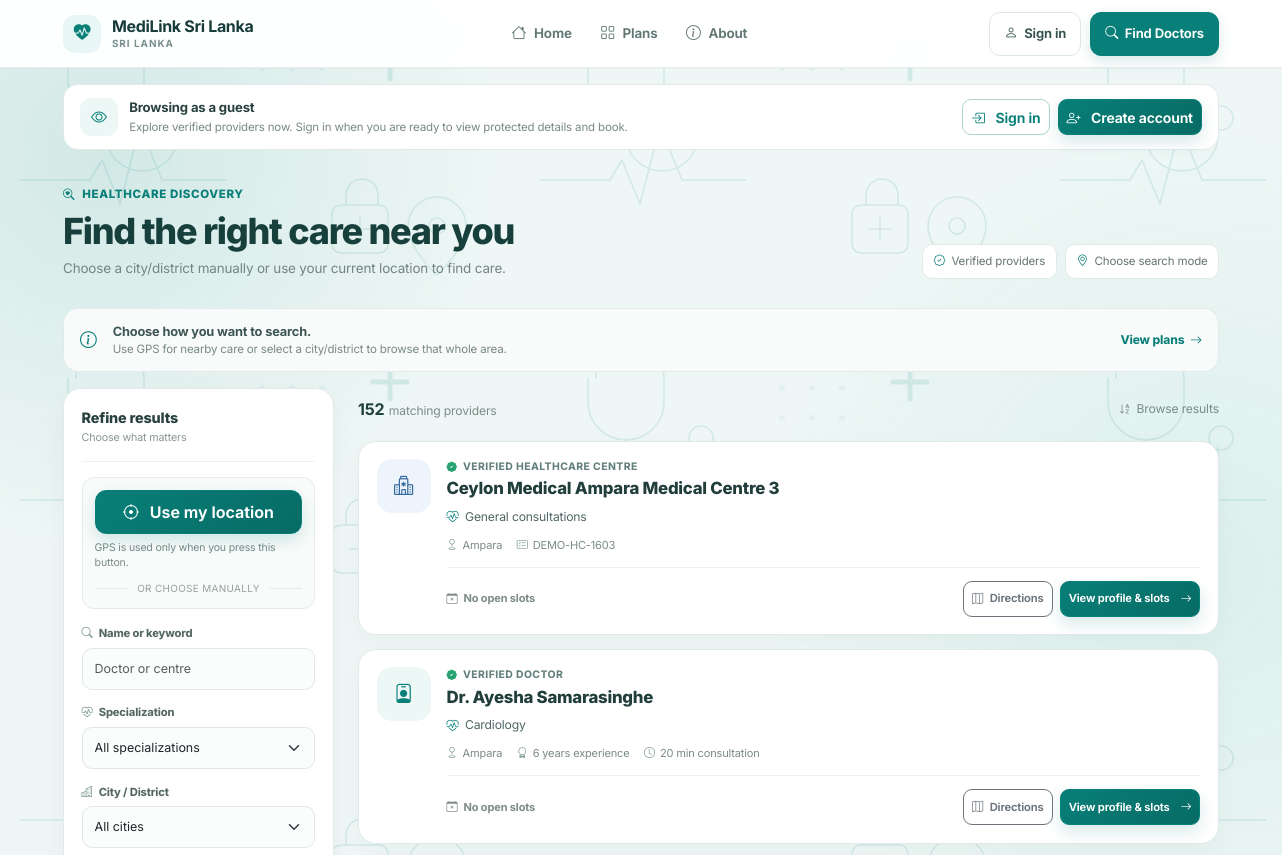
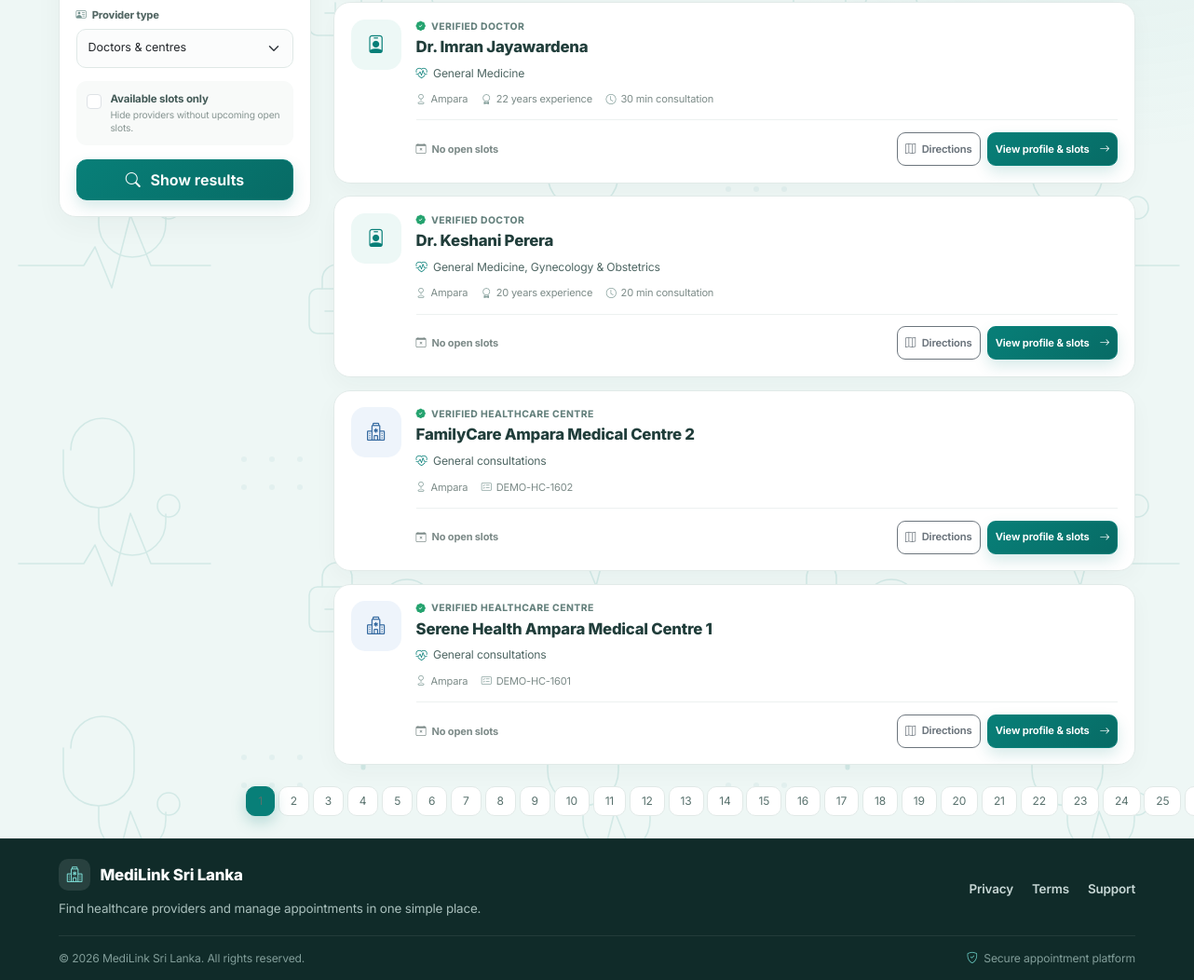
Screenshot of /client/search.php with the database file from the repository (2 pictures, top to bottom).
### tables this page shows
CREATE TABLE `HEALTHCARE_CENTRE` (
  `Centre_ID` INT AUTO_INCREMENT PRIMARY KEY,
  `Provider_ID` INT NOT NULL UNIQUE,
  `Centre_Name` VARCHAR(200) NOT NULL,
  `Registration_No` VARCHAR(100) NOT NULL UNIQUE,
  `Description` TEXT NULL,
  `Verification_Status` ENUM('PENDING', 'VERIFIED', 'REJECTED') NOT NULL DEFAULT 'PENDING',
  CONSTRAINT `fk_centre_provider` FOREIGN KEY (`Provider_ID`) 
    REFERENCES `PROVIDER` (`Provider_ID`) ON DELETE CASCADE ON UPDATE CASCADE,
  INDEX `idx_centre_reg_no` (`Registration_No`)
);

CREATE TABLE `PROVIDER` (
  `Provider_ID` INT AUTO_INCREMENT PRIMARY KEY,
  `User_ID` INT NOT NULL UNIQUE,
  `Provider_Type` ENUM('DOCTOR', 'HEALTHCARE_CENTRE') NOT NULL,
  `Business_Name` VARCHAR(200) NOT NULL,
  `Address` VARCHAR(255) NOT NULL,
  `City` VARCHAR(100) NOT NULL,
  `Latitude` DECIMAL(10, 8) NOT NULL DEFAULT 6.92710000,
  `Longitude` DECIMAL(11, 8) NOT NULL DEFAULT 79.86120000,
  `Contact_Number` VARCHAR(30) NOT NULL,
  `Description` TEXT NULL,
  `Verification_Status` ENUM('PENDING', 'VERIFIED', 'REJECTED') NOT NULL DEFAULT 'PENDING',
  `Created_At` TIMESTAMP DEFAULT CURRENT_TIMESTAMP,
  CONSTRAINT `fk_provider_user` FOREIGN KEY (`User_ID`) 
    REFERENCES `USER` (`User_ID`) ON DELETE CASCADE ON UPDATE CASCADE,
  INDEX `idx_provider_city_type` (`City`, `Provider_Type`),
  INDEX `idx_provider_verification` (`Verification_Status`)
);

CREATE TABLE `DOCTOR` (
  `Doctor_ID` INT AUTO_INCREMENT PRIMARY KEY,
  `Provider_ID` INT NOT NULL UNIQUE,
  `Medical_License_No` VARCHAR(100) NOT NULL UNIQUE,
  `Professional_Bio` TEXT NULL,
  `Experience_Years` INT NOT NULL DEFAULT 0,
  `Consultation_Duration` INT NOT NULL DEFAULT 30,
  `Verification_Status` ENUM('PENDING', 'VERIFIED', 'REJECTED') NOT NULL DEFAULT 'PENDING',
  CONSTRAINT `fk_doctor_provider` FOREIGN KEY (`Provider_ID`) 
    REFERENCES `PROVIDER` (`Provider_ID`) ON DELETE CASCADE ON UPDATE CASCADE,
  INDEX `idx_doctor_license` (`Medical_License_No`)
);

### client/search.php (the view, shortened to what the rows shown need)
<?php
require_once __DIR__ . '/../includes/functions.php';
$currentUser = getCurrentUser();
$userId = $currentUser['user_id'] ?? null;
$db = Database::getConnection();
$db->exec("UPDATE `SCHEDULED_SLOT` SET Status='BLOCKED' WHERE Slot_Date < CURRENT_DATE AND Status='AVAILABLE'");
$clientLat = DEFAULT_LAT;
$clientLng = DEFAULT_LNG;
$clientCity = DEFAULT_CITY;
$allowedRadiusKM = getSearchRadiusKM($userId);
$cityFilter = trim($_GET['city'] ?? '');
$gpsLat = filter_input(INPUT_GET, 'lat', FILTER_VALIDATE_FLOAT);
$gpsLng = filter_input(INPUT_GET, 'lng', FILTER_VALIDATE_FLOAT);
$gpsMode = (($_GET['mode'] ?? '') === 'gps'
    && $gpsLat !== false && $gpsLat !== null
    && $gpsLng !== false && $gpsLng !== null
    && $gpsLat >= -90 && $gpsLat <= 90
    && $gpsLng >= -180 && $gpsLng <= 180);
$requestedRadius = isset($_GET['radius']) ? (int)$_GET['radius'] : $allowedRadiusKM;
$effectiveRadiusKM = max($allowedRadiusKM, $requestedRadius);
$districtWideSearch = ($cityFilter !== '');
$hasDistanceReference = $gpsMode;
$page = max(1, (int)($_GET['page'] ?? 1));
$perPage = 6;
$offset = ($page - 1) * $perPage;
$sql = "
    SELECT
        p.Provider_ID,
        p.Provider_Type,
        p.Business_Name,
        p.Address,
        p.City,
        p.Latitude,
        p.Longitude,
        p.Contact_Number,
        p.Description,
        p.Verification_Status,
        d.Doctor_ID,
        d.Medical_License_No,
        d.Experience_Years,
        d.Consultation_Duration,
        u.First_Name,
        u.Last_Name,
        hc.Centre_ID,
        hc.Centre_Name,
        hc.Registration_No,
        (
            SELECT GROUP_CONCAT(
                DISTINCT s2.Name
                SEPARATOR ', '
            )
            FROM `DOCTOR_SPECIALIZATION` ds2
            JOIN `SPECIALIZATION` s2
                ON ds2.Specialization_ID = s2.Specialization_ID
            WHERE ds2.Doctor_ID = d.Doctor_ID
        ) AS Specializations,
        (
            SELECT COUNT(*)
            FROM `SCHEDULED_SLOT` sl
            WHERE sl.Provider_ID = p.Provider_ID
              AND sl.Status = 'AVAILABLE'
              AND sl.Slot_Date >= CURRENT_DATE
        ) AS available_slot_count,
        (
            6371 * ACOS(
                LEAST(
                    1.0,
                    GREATEST(
                        -1.0,
                        COS(RADIANS(:clat1))
                        * COS(RADIANS(p.Latitude))
                        * COS(
                            RADIANS(p.Longitude)
                            - RADIANS(:clng)
                        )
                        +
                        SIN(RADIANS(:clat2))
                        * SIN(RADIANS(p.Latitude))
                    )
                )
            )
        ) AS distance_km
    FROM `PROVIDER` p
    JOIN `USER` u
        ON p.User_ID = u.User_ID
    LEFT JOIN `DOCTOR` d
        ON p.Provider_ID = d.Provider_ID
    LEFT JOIN `HEALTHCARE_CENTRE` hc
        ON p.Provider_ID = hc.Provider_ID
    WHERE p.Verification_Status = 'VERIFIED'
      AND u.Account_Status = 'ACTIVE'
      AND EXISTS (
          SELECT 1 FROM `USER_SUBSCRIPTION` pus
          JOIN `SUBSCRIPTION_PLAN` psp ON psp.Plan_ID = pus.Plan_ID
          WHERE pus.User_ID = u.User_ID AND pus.Status = 'ACTIVE'
            AND CURRENT_DATE BETWEEN pus.Start_Date AND pus.End_Date
            AND psp.Status = 'ACTIVE' AND psp.Target_Role IN ('PROVIDER','ALL')
      )
";
$params = [
    ':clat1' => $clientLat,
    ':clng'  => $clientLng,
    ':clat2' => $clientLat
];
if ($districtWideSearch || !$gpsMode) {
    $sql .= " HAVING 1=1";
} else {
    $sql .= " HAVING distance_km <= :max_radius";
    $params[':max_radius'] = $effectiveRadiusKM;
}
$sql .= $hasDistanceReference ? " ORDER BY distance_km ASC" : " ORDER BY p.City ASC, p.Business_Name ASC";
$countStmt = $db->prepare($sql);
$countStmt->execute($params);
$totalResults = count($countStmt->fetchAll());
$sql .= "
    LIMIT " . (int)$perPage . "
    OFFSET " . (int)$offset;
$stmt = $db->prepare($sql);
$stmt->execute($params);
$providers = $stmt->fetchAll();
require_once __DIR__ . '/../includes/header.php';
?>
<main class="container py-4 client-search-v2">
    <section class="search-page-head mb-4">
        <div>
            <h1>Find the right care near you</h1>
        </div>
    </section>
    <div class="row g-4 align-items-start">
        <section class="col-lg-9">
            <?php if (empty($providers)): ?>
                <div class="search-empty-v2">
                    <span class="search-empty-icon"><i class="bi bi-search"></i></span>
                    <h2>No matching providers yet</h2>
                    <?php if ($districtWideSearch): ?>
                        <p>No providers matched the selected filters across <?= e($cityFilter) ?>. Try clearing a filter or choose another district.</p>
                    <?php elseif ($gpsMode): ?>
                        <p>No providers matched within <?= (int)$effectiveRadiusKM ?> km. Expand the nearby radius or choose a city/district manually.</p>
                    <?php else: ?>
                        <p>Choose a city/district or use your current location to narrow the results.</p>
                    <?php endif; ?>
                    <div class="d-flex gap-2 justify-content-center flex-wrap">
                        <a href="<?= url('client/search.php') ?>" class="btn btn-outline-teal"><i class="bi bi-arrow-counterclockwise me-1"></i>Clear filters</a>
                        <?php if ($gpsMode && !$districtWideSearch): ?>
                            <?php foreach ([10, 25, 50] as $step): if ($step <= $effectiveRadiusKM) continue; ?>
                                <a href="<?= url('client/search.php?' . http_build_query(array_merge($_GET, ['radius' => $step, 'page' => 1]))) ?>" class="btn btn-outline-teal"><i class="bi bi-arrows-angle-expand me-1"></i><?= $step ?> km</a>
                            <?php endforeach; ?>
                            <a href="<?= url('client/search.php?' . http_build_query(array_merge($_GET, ['city' => $clientCity, 'page' => 1]))) ?>" class="btn btn-teal"><i class="bi bi-buildings me-1"></i>Browse <?= e($clientCity) ?></a>
                        <?php endif; ?>
                    </div>
                </div>
            <?php else: ?>
                <div class="search-result-list">
                    <?php foreach ($providers as $p): ?>
                        <article class="provider-result-card">
                            <div class="provider-result-icon <?= $p['Provider_Type'] === 'DOCTOR' ? 'is-doctor' : 'is-centre' ?>">
                                <i class="bi <?= $p['Provider_Type'] === 'DOCTOR' ? 'bi-person-badge' : 'bi-hospital' ?>"></i>
                            </div>
                            <div class="provider-result-body">
                                <div class="provider-result-top">
                                    <div>
                                        <div class="provider-result-type"><i class="bi bi-patch-check-fill"></i><?= $p['Provider_Type'] === 'DOCTOR' ? 'Verified doctor' : 'Verified healthcare centre' ?></div>
                                        <h2><?= $p['Provider_Type'] === 'DOCTOR' ? 'Dr. ' . e($p['First_Name'] . ' ' . $p['Last_Name']) : e($p['Centre_Name'] ?: $p['Business_Name']) ?></h2>
                                    </div>
                                </div>
                                <p class="provider-speciality"><i class="bi bi-heart-pulse"></i><?= e($p['Specializations'] ?: 'General consultations') ?></p>
                                <div class="provider-meta-grid">
                                    <span><i class="bi bi-geo"></i><?= e($p['City']) ?></span>
                                    <?php if ($p['Provider_Type'] === 'DOCTOR'): ?>
                                        <span><i class="bi bi-award"></i><?= (int)$p['Experience_Years'] ?> years experience</span>
                                        <?php if (!empty($p['Consultation_Duration'])): ?><span><i class="bi bi-clock"></i><?= (int)$p['Consultation_Duration'] ?> min consultation</span><?php endif; ?>
                                    <?php else: ?>
                                        <span><i class="bi bi-card-checklist"></i><?= e($p['Registration_No']) ?></span>
                                    <?php endif; ?>
                                </div>
                                <div class="provider-result-foot">
                                    <div class="provider-slot-state <?= (int)$p['available_slot_count'] > 0 ? 'has-slots' : 'no-slots' ?>">
                                        <i class="bi <?= (int)$p['available_slot_count'] > 0 ? 'bi-calendar-check' : 'bi-calendar-x' ?>"></i>
                                        <?= (int)$p['available_slot_count'] > 0 ? (int)$p['available_slot_count'] . ' upcoming slot' . ((int)$p['available_slot_count'] === 1 ? '' : 's') : 'No open slots' ?>
                                    </div>
                                    <div class="provider-result-actions">
                                        <a href="https://www.google.com/maps/dir/?api=1&destination=<?= urlencode($p['Latitude'] . ',' . $p['Longitude']) ?>" target="_blank" rel="noopener noreferrer" class="btn btn-sm btn-outline-secondary" aria-label="Directions to provider"><i class="bi bi-map"></i><span>Directions</span></a>
                                        <a href="<?= url('client/provider_view.php?id=' . (int)$p['Provider_ID']) ?>" class="btn btn-sm btn-teal">View profile & slots <i class="bi bi-arrow-right ms-1"></i></a>
                                    </div>
                                </div>
                            </div>
                        </article>
                    <?php endforeach; ?>
                </div>
            <?php endif; ?>
        </section>
    </div>
</main>
<?php
require_once __DIR__ . '/../includes/footer.php';
?>

### rows the page displays
healthcare_centre: shows "VERIFIED HEALTHCARE CENTRE", Centre_Name "Ceylon Medical Ampara Medical Centre 3", Specializations "General consultations", Provider_ID.City "Ampara", Registration_No "DEMO-HC-1603"
doctor: shows "VERIFIED DOCTOR", Last_Name "Ayesha Samarasinghe", Specializations "Cardiology", Provider_ID.City "Ampara", Experience_Years "6", Consultation_Duration "20"
doctor: shows "VERIFIED DOCTOR", Last_Name "Imran Jayawardena", Specializations "General Medicine", Provider_ID.City "Ampara", Experience_Years "22", Consultation_Duration "30"
doctor: shows "VERIFIED DOCTOR", Last_Name "Keshani Perera", Specializations "General Medicine, Gynecology & Obstetrics", Provider_ID.City "Ampara", Experience_Years "20", Consultation_Duration "20"
healthcare_centre: shows "VERIFIED HEALTHCARE CENTRE", Centre_Name "FamilyCare Ampara Medical Centre 2", Specializations "General consultations", Provider_ID.City "Ampara", Registration_No "DEMO-HC-1602"
healthcare_centre: shows "VERIFIED HEALTHCARE CENTRE", Centre_Name "Serene Health Ampara Medical Centre 1", Specializations "General consultations", Provider_ID.City "Ampara", Registration_No "DEMO-HC-1601"

### other values shown
APP_NAME "MediLink Sri Lanka"
$totalResults "152"
